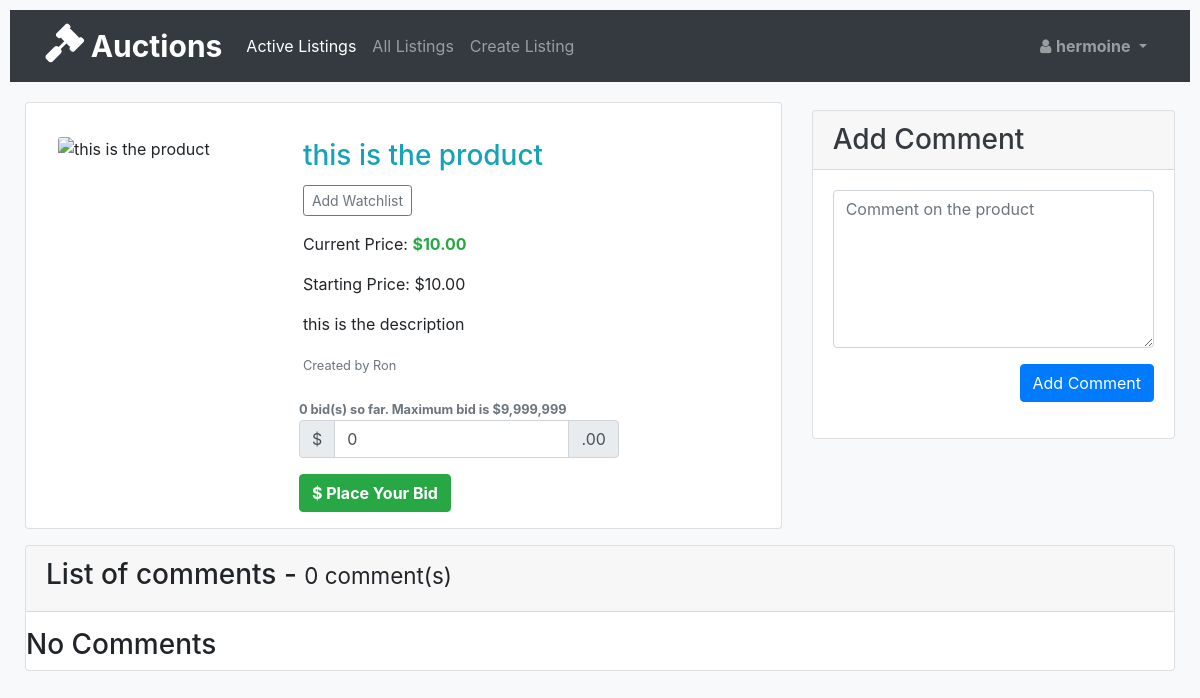
/listing/5 (signed in), run on the app's committed database.
### auctions/models.py (models this page shows, shortened)
class User(AbstractUser):
    pass

class AuctionListing(models.Model):
    owner=models.ForeignKey(User, on_delete=models.CASCADE, related_name="owned_items")
    name = models.CharField(max_length=70)
    description = models.CharField(max_length=900, default="")
    image= models.URLField(max_length=200, null=True, blank=True)
    starting_bid= models.DecimalField(max_digits=6, decimal_places=2)
    catagory = models.CharField(max_length=50, null=True)
    closed = models.BooleanField(default=False)
    def current_price(self):
        return max([bid.offered_value for bid in self.bids.all()]+[self.starting_bid])
    def no_of_bids(self):
        return len(self.bids.all())

### auctions/views.py (the view, shortened to what this page needs)
# urls.py: path('listing/<int:listing_id>', views.listing, name="listing"),
@login_required
def listing(request, listing_id):
    item = AuctionListing.objects.get(pk=listing_id)
    comment = Comment.objects.filter(listing=listing_id).all()
    watchlist = Watchlist.objects.filter(user=request.user, item=item).all()
    return render(request, "auctions/item.html", {
        'item': item,
        'comments': comment,
        'num': len(comment),
        'add_watchlist': False if watchlist else True,
        'bids_number':  item.no_of_bids,
        'close': True if item.owner==request.user else False
        })

### auctions/templates/auctions/item.html (shortened to what this page needs)
{% extends 'auctions/layout.html'%}
{% block body %}
<div class="container-fluid">
    <div class="row">
        <div class="col-lg-8 col-md-12">
            <div class="card p-3 m-3 w-100 mx-auto">
                <div class="row no-gutters">
                    <div class="col-md-4 col-sm-12 p-3">
                        <img src="{% if item.image %} {{ item.image }} {% else %}
                        https://sjkelectrical.com.my/img/default-image.jpg
                        {% endif %}" class="card-img" alt="{% if item.image%} {{ item.name }} {% else %} no image{%endif%}">
                    </div>
                    <div class="col-md-8">
                        <div class="card-body">
                        <h3 class="card-title text-info">{{item.name}}</h3>
                        <div class="btn-group mb-3">
                                    <form method="post" action="{%if add_watchlist %}{% url 'add-watchlist' item.id%} {%else%} {% url 'remove-watchlist' item.id%}{%endif%}">
                                        {% if add_watchlist %}
                                        <button type="submit" class="btn btn-sm btn-outline-secondary mr-3" name="add_watchlist" {%if item.closed%} disabled=""{%endif%}>Add Watchlist
                                        </button>
                                        {%else%}
                                        <button type="submit" class="btn btn-info btn-sm mr-3" name="remove_watchlist" {%if item.closed%} disabled=""{%endif%}>
                                            <i class="fa fa-eye fa-lg" aria-hidden="true"></i>
                                            <span>Remove Watchlist</span>
                                        </button>
                                        {%endif%}
                                    </form>
                        </div>
                            <p class="card-text">Current Price:
                            <span class="text-success ">
                                    <b>${{item.current_price}}</b>
                            </span>
                            </p><p class="card-text">Starting Price: ${{item.starting_bid}}</p>
                        <p class="card-text">{{item.description}}</p>
                        <p class="card-text"><small class="text-muted">Created by {{item.owner.username}}</small></p>
                        </div>
                            <form class="ml-3" method="post" action="" style="width: 20rem;">
                                    <small class="text-muted"><strong>{{bids_number}} bid(s) so far. Maximum bid is $9,999,999</strong></small>
                                    <div class="input-group mb-3">
                                        <div class="input-group-prepend">
                                        <label class="input-group-text" for="inputGroupSelect01">$</label>
                                        </div>
                                        <input type="number" name="bid" value="0" class="form-control" placeholder="Your Bid here." step="1" required="" id="id_bid">
                                        <div class="input-group-append">
                                            <label class="input-group-text" for="inputGroupSelect01">.00</label>
                                        </div>
                                    </div>
                                    <button type="submit" class="btn btn-success" name="bid_button" {%if item.closed%} disabled=""{%endif%}>
                                        <strong>$ Place Your Bid</strong>
                                    </button>
                            </form>
                    </div>
                </div>
            </div>
        </div>
        <div class="col-lg-4 col-md-12 my-4">
<div class="card">
    <div class="card-header">
    <h3 class="text-dark m-0">Add Comment</h3>
    </div>
    <div class="card-body">
        <div class="form-group">
            <form method="post"  autocomplete="off">
                    <div class="input-group mb-3">
                        <textarea name="comment" cols="40" rows="6" class="form-control" placeholder="Comment on the product" maxlength="400" required="" id="id_message"></textarea>
                    </div>
                    <div class="text-right">
                        <button type="submit" class="btn text btn-primary" name="comment_button" {%if item.closed%} disabled=""{%endif%}>Add Comment</button>
                    </div>
            </form>
        </div>
    </div>
</div>
</div>
    </div>
    <div class="row">
        <div class="col">
            <div class="card">
                <div class="card-header mb-3">
                    <h3 id="comments">List of comments - <small>{% if comments %} {{ num }}  {%else%} 0 {% endif %} comment(s)</small> </h3>
                </div>
                {% for comment in comments %}
                    <div class="card-body py-0">
                        <i class="fa fa-user-circle-o float-left pt-1 pr-1" aria-hidden="true"></i>
                        <h5 class="card-title">{{comment.author.username}} says:</h5>
                        <p class="card-text mb-0">{{ comment.content}}</p>
                        <p class="card-text mt-0"><small class="text-muted">Posted on {{comment.date}} </small></p>
                    </div> <hr>
                    {%empty%}
                        <h3>No Comments</h3>
                {%endfor%}
                </div>
            </div>
        </div>
    </div>
{% endblock %}

### auctions/templates/auctions/layout.html (shortened to what this page needs)
{% load static %}
<!DOCTYPE html>
<html lang="en">
    <head>
      <head>
        <link rel="stylesheet" href="https://stackpath.bootstrapcdn.com/bootstrap/4.5.0/css/bootstrap.min.css">
        <link rel="stylesheet" href="https://stackpath.bootstrapcdn.com/font-awesome/4.7.0/css/font-awesome.min.css">
        <link href="/static/auctions/styles.css" rel="stylesheet">
    </head>
        <link href="{% static 'auctions/styles.css' %}" rel="stylesheet">
    </head>
    <body class="bg-light">
        <nav class="mb-1 navbar navbar-expand-lg navbar-dark bg-dark">
            <div class="container">
              <a class="navbar-brand" href="/">
                <i class="fa fa-gavel fa-2x fa-flip-horizontal" aria-hidden="true"></i>
                <strong id="auctions" style="font-size: 30px">Auctions</strong>
              </a>
              <div class="collapse navbar-collapse" id="navbarSupportedContent-333">
                <ul class="navbar-nav ">
                  <li class="nav-item ">
                    <a class="nav-link active" href="/">Active Listings</a><span class="sr-only">(current)</span>
                  </li>
                  <li class="nav-item  ">
                    <a class="nav-link  " href="{% url 'all-listing' %}">All Listings</a>
                  </li>
                {% if user.is_authenticated %}
                    <li class="nav-item  ">
                        <a class="nav-link" href="{% url 'create-listing'%}">Create Listing</a>
                    </li>
                </ul>
                  <ul class="navbar-nav ml-auto nav-flex-icons">
                      <li class="nav-item dropdown">
                        <a class="nav-link dropdown-toggle" id="navbarDropdownMenuLink-333" data-toggle="dropdown" aria-haspopup="true" aria-expanded="false">
                          <i class="fa fa-user" aria-hidden="true"></i>
                          <strong>{{user.username}}</strong>
                        </a>
                      </li>
                  </ul>
                </div>
               {% endif %}
              </div>
          </nav>
        {% block body %}
        {% endblock %}
    </body>
</html>

### auctions/static/auctions/styles.css (style rules this page uses)
body { padding: 10px; }

### data on the page
User: username "hermoine"
AuctionListing: name "this is the product", current_price "10.00", starting_bid "10.00", description "this is the description", owner.username "Ron", id "0"
